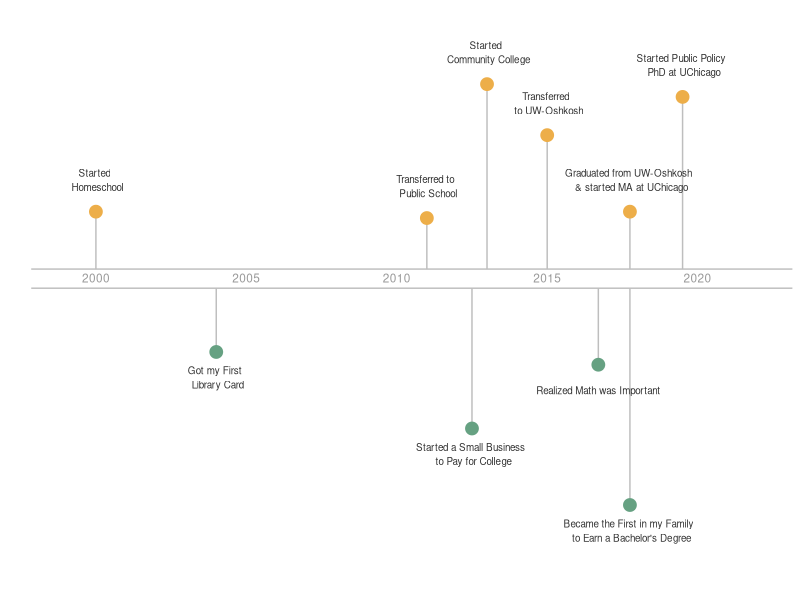

Here is the R script that generated this plot:
## ---- chunk 1
# Libraries
library(ggplot2)
library(magrittr)

# Create data
data <- data.frame(
  x=c(2000, 2004,
      2011, 2012.5,
      2013, 2015,
      2016.7, 2017.75, 
      2017.75, 2019.5),
  y=c(0.1, -0.4,
      0.05, -1,
      1.1, 0.7,
       -0.5, -1.6,
      0.1, 1),
  text = c("Started \n Homeschool", "Got my First \n Library Card",
"Transferred to \n Public School", "Started a Small Business \n to Pay for College", 
"Started \n Community College", "Transferred \n to UW-Oshkosh",
"Realized Math was Important", "Became the First in my Family \n to Earn a Bachelor's Degree", 
"Graduated from UW-Oshkosh \n & started MA at UChicago", "Started Public Policy \n PhD at UChicago")
)

data$color <- ifelse(data$y>0,"academic","personal") %>% as.factor()
data$start <- ifelse(data$y>0,0.15,0) %>% as.numeric()
data$y <- ifelse(data$y>0,data$y + 0.5, data$y - 0.1) %>% as.numeric()
data$shift <- ifelse(data$y>0,data$y+0.25,data$y-0.2) %>% as.numeric()

# Graph
ggplot(data, aes(x=x, y=y)) +
  geom_segment(aes(x=x, xend=x, y=start, yend=y), color="grey") +
  geom_point(aes(color=color), size=4) +
  theme_light() +
  geom_hline(yintercept = 0, size = 0.5, color = "grey") + 
  geom_hline(yintercept = 0.15, size = 0.5, color = "grey") + 
  theme(
    panel.grid = element_blank(),
    panel.border = element_blank(),
    axis.ticks.x = element_blank(),
    axis.ticks.y = element_blank(),
    axis.text.y = element_blank(),
    axis.text.x = element_blank(),
    legend.position = "none"
  ) +
  scale_color_manual(values=c("#edae49", "#66a182")) + 
  xlab("") +
  ylab("") +
  ylim(-2,2) + 
  xlim(1999,2022) + 
  geom_text(aes(label = text, y=shift), size = 2.5, color="grey20") +
  annotate("text", x = 2000, y = 0.08, label = "2000", color="grey60", size=3) + 
    annotate("text", x = 2005, y = 0.08, label = "2005", color="grey60", size=3) + 
    annotate("text", x = 2010, y = 0.08, label = "2010", color="grey60", size=3) + 
    annotate("text", x = 2015, y = 0.08, label = "2015", color="grey60", size=3) + 
    annotate("text", x = 2020, y = 0.08, label = "2020", color="grey60", size=3) 
